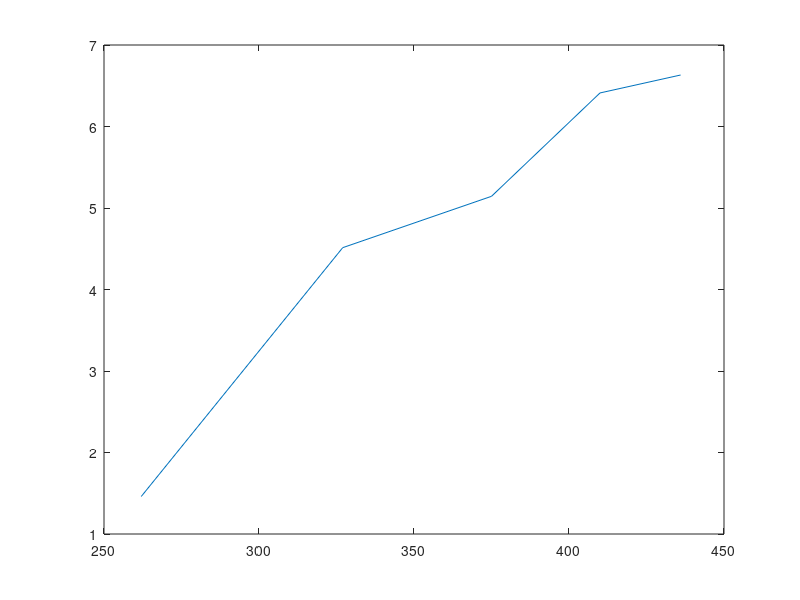

MATLAB code to generate this figure:
Vout_motor=[83.5 74 65.3 58.3 52.5];
Vout_motor_ipt=[84 73.6 64.9 57.8 52.1];
R_motor=[103.8 51.8 34.5 25.9 20.7];
Vin=100;
Iin_motor=[2.35 3.05 3.54 3.91 4.17];
Iin_motor_ipt=[2.62 3.27 3.75 4.10 4.36];

Itx=1.06;
Irx=2.33;
Rrx=0.072;
Rtx=0.1368;

Vout_ipt=15;
Rload_ipt=8.3;
P_ipt=Vout_ipt*Vout_ipt/Rload_ipt;
P_tx=Rtx*Itx*Itx;
P_rx=Rrx*Irx*Irx;

Pout_motor=Vout_motor.*Vout_motor./R_motor;
Pin_motor=Vin*Iin_motor;
Loss_motor=Pin_motor-Pout_motor;


Pout_motor_ipt=Vout_motor_ipt.*Vout_motor_ipt./R_motor;
Pin_motor_ipt=Vin*Iin_motor_ipt;
Loss_motor_ipt=Pin_motor_ipt-Pout_motor_ipt-P_ipt-P_tx-P_rx;

% plot(Loss_motor)
% hold on;
% plot(Loss_motor_ipt)
% hold on;
plot(Pin_motor_ipt,Loss_motor-Loss_motor_ipt)
